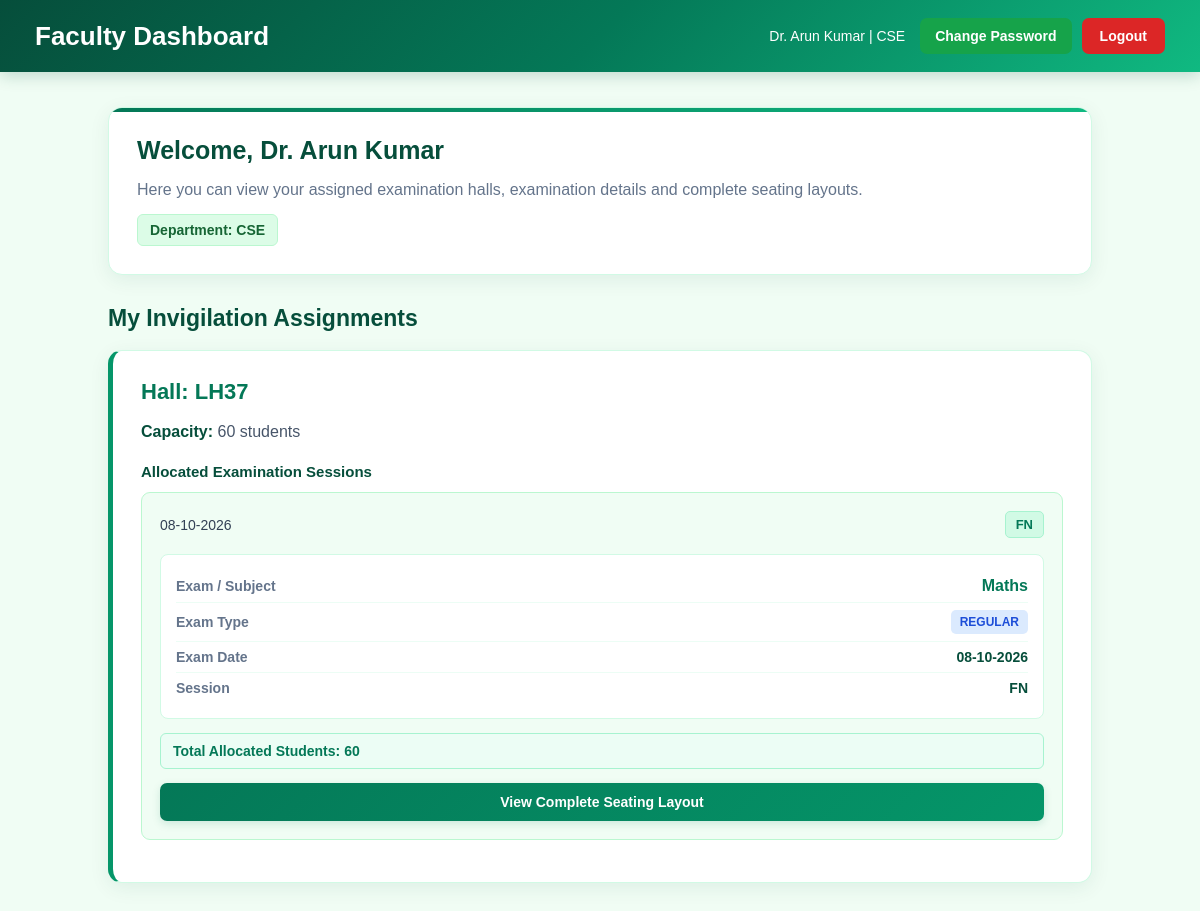
Screenshot of /faculty_dashboard.php (signed in) with the database file from the repository.
### tables this page shows
CREATE TABLE `room` (
  `room_id` int(11) NOT NULL,
  `room_no` varchar(20) NOT NULL,
  `capacity` int(11) NOT NULL
);

### faculty_dashboard.php (the view, shortened to what this page needs)
<?php
include 'db_connect.php';
$faculty_id = $_SESSION['faculty_id'];
$faculty_name = $_SESSION['faculty_name'];
$faculty_department = $_SESSION['faculty_department'];
$sql = "
    SELECT
        r.room_id,
        r.room_no,
        r.capacity
    FROM exam_invigilator ei
    INNER JOIN room r
        ON ei.room_id = r.room_id
    WHERE ei.faculty_id = ?
    ORDER BY r.room_no
";
$stmt = $conn->prepare($sql);
$stmt->bind_param("i", $faculty_id);
$stmt->execute();
$rooms_result = $stmt->get_result();
$rooms = [];
while ($room = $rooms_result->fetch_assoc()) {
    $room_id = $room['room_id'];
    $session_sql = "
        SELECT
            sa.allocation_date,
            sa.session,
            GROUP_CONCAT(
                DISTINCT e.subject
                ORDER BY e.subject
                SEPARATOR ', '
            ) AS subjects,
            GROUP_CONCAT(
                DISTINCT e.exam_type
                ORDER BY e.exam_type
                SEPARATOR ', '
            ) AS exam_types,
            COUNT(DISTINCT sa.student_id) AS student_count
        FROM seat_allocation sa
        INNER JOIN exam e
            ON sa.exam_id = e.exam_id
        WHERE sa.room_id = ?
        GROUP BY
            sa.allocation_date,
            sa.session
        ORDER BY
            sa.allocation_date DESC,
            sa.session
    ";
    $session_stmt = $conn->prepare($session_sql);
    $session_stmt->bind_param("i", $room_id);
    $session_stmt->execute();
    $session_result = $session_stmt->get_result();
    $sessions = [];
    while ($session = $session_result->fetch_assoc()) {
        $sessions[] = $session;
    }
    $room['sessions'] = $sessions;
    $rooms[] = $room;
}
?>
<!DOCTYPE html>
<html lang="en">
<head>
</head>
<body>
<div class="header">
    <h1>Faculty Dashboard</h1>
    <div class="header-right">
        <span class="faculty-info">
            <?php
            echo htmlspecialchars($faculty_name);
            ?>
            |
            <?php
            echo htmlspecialchars($faculty_department);
            ?>
        </span>
        <a
            href="faculty_change_password.php"
            class="change-password"
        >
            Change Password
        </a>
        <a
            href="faculty_logout.php"
            class="logout"
        >
            Logout
        </a>
    </div>
</div>
<div class="container">
    <div class="welcome-card">
        <h2>
            Welcome,
            <?php
            echo htmlspecialchars($faculty_name);
            ?>
        </h2>
        <p>
            Here you can view your assigned examination halls,
            examination details and complete seating layouts.
        </p>
        <span class="department">
            Department:
            <?php
            echo htmlspecialchars($faculty_department);
            ?>
        </span>
    </div>
    <h2 class="section-title">
        My Invigilation Assignments
    </h2>
    <?php if (count($rooms) > 0): ?>
        <?php foreach ($rooms as $room): ?>
            <div class="room-card">
                <h3>
                    Hall:
                    <?php
                    echo htmlspecialchars($room['room_no']);
                    ?>
                </h3>
                <div class="capacity">
                    <strong>Capacity:</strong>
                    <?php
                    echo htmlspecialchars($room['capacity']);
                    ?>
                    students
                </div>
                <div class="session-title">
                    Allocated Examination Sessions
                </div>
                <?php if (count($room['sessions']) > 0): ?>
                    <?php foreach ($room['sessions'] as $session): ?>
                        <div class="session-card">
                            <div class="session-top">
                                <span class="session-date">
                                    <?php
                                    echo date(
                                        "d-m-Y",
                                        strtotime(
                                            $session['allocation_date']
                                        )
                                    );
                                    ?>
                                </span>
                                <span class="session-badge">
                                    <?php
                                    echo htmlspecialchars(
                                        $session['session']
                                    );
                                    ?>
                                </span>
                            </div>
                            <div class="exam-info">
                                <div class="info-row">
                                    <span class="info-label">
                                        Exam / Subject
                                    </span>
                                    <span class="info-value subject-value">
                                        <?php
                                        echo htmlspecialchars(
                                            $session['subjects']
                                        );
                                        ?>
                                    </span>
                                </div>
                                <div class="info-row">
                                    <span class="info-label">
                                        Exam Type
                                    </span>
                                    <span class="info-value">
                                        <?php
                                        $exam_types = explode(
                                            ', ',
                                            $session['exam_types']
                                        );
                                        foreach ($exam_types as $type) {
                                            $class = '';
                                            if (
                                                strtoupper($type)
                                                === 'REGULAR'
                                            ) {
                                                $class = 'regular';
                                            } elseif (
                                                strtoupper($type)
                                                === 'SEMESTER'
                                            ) {
                                                $class = 'semester';
                                            }
                                            echo '<span class="exam-type '
                                                . $class
                                                . '">'
                                                . htmlspecialchars($type)
                                                . '</span> ';
                                        }
                                        ?>
                                    </span>
                                </div>
                                <div class="info-row">
                                    <span class="info-label">
                                        Exam Date
                                    </span>
                                    <span class="info-value">
                                        <?php
                                        echo date(
                                            "d-m-Y",
                                            strtotime(
                                                $session['allocation_date']
                                            )
                                        );
                                        ?>
                                    </span>
                                </div>
                                <div class="info-row">
                                    <span class="info-label">
                                        Session
                                    </span>
                                    <span class="info-value">
                                        <?php
                                        echo htmlspecialchars(
                                            $session['session']
                                        );
                                        ?>
                                    </span>
                                </div>
                            </div>
                            <div class="student-count">
                                Total Allocated Students:
                                <?php
                                echo htmlspecialchars(
                                    $session['student_count']
                                );
                                ?>
                            </div>
                            <a
                                href="faculty_seating_layout.php?room_id=<?php echo $room['room_id']; ?>&date=<?php echo urlencode($session['allocation_date']); ?>&session=<?php echo urlencode($session['session']); ?>"
                                class="layout-button"
                            >
                                View Complete Seating Layout
                            </a>
                        </div>
                    <?php endforeach; ?>
                <?php endif; ?>
            </div>
        <?php endforeach; ?>
    <?php endif; ?>
</div>
</body>
</html>

### faculty_dashboard.php (style rules this page uses)
* { box-sizing: border-box; }
body { margin: 0; font-family: Arial, Helvetica, sans-serif; background: #f0fdf4; color: #064e3b; }
.header { background: linear-gradient( 135deg, #064e3b, #047857, #10b981 ); color: white; padding: 18px 35px; display: flex; justify-content: space-between; align-items: center; min-height: 72px; box-shadow: 0 4px 15px rgba(6, 78, 59, 0.20); }
.header h1 { margin: 0; font-size: 26px; }
.header-right { display: flex; align-items: center; gap: 10px; }
.faculty-info { font-size: 14px; margin-right: 5px; font-weight: 500; }
.change-password { background: #16a34a; color: white; text-decoration: none; padding: 10px 15px; border-radius: 7px; font-size: 14px; font-weight: bold; transition: 0.3s; }
.logout { background: #dc2626; color: white; text-decoration: none; padding: 10px 18px; border-radius: 7px; font-size: 14px; font-weight: bold; transition: 0.3s; }
.container { width: 82%; max-width: 1100px; margin: 35px auto; }
.welcome-card { background: white; padding: 28px; border-radius: 14px; box-shadow: 0 5px 20px rgba(6, 78, 59, 0.08); margin-bottom: 30px; border: 1px solid #d1fae5; position: relative; overflow: hidden; }
.welcome-card::before { content: ""; position: absolute; top: 0; left: 0; width: 100%; height: 4px; background: linear-gradient( 90deg, #047857, #10b981 ); }
.welcome-card h2 { margin-top: 0; margin-bottom: 12px; color: #064e3b; font-size: 25px; }
.welcome-card p { color: #64748b; font-size: 16px; margin-bottom: 15px; }
.department { display: inline-block; background: #dcfce7; color: #166534; padding: 7px 12px; border-radius: 6px; font-size: 14px; font-weight: bold; border: 1px solid #bbf7d0; }
.section-title { font-size: 23px; margin-bottom: 18px; color: #064e3b; }
.room-card { background: white; border-radius: 14px; padding: 28px; margin-bottom: 25px; box-shadow: 0 5px 20px rgba(6, 78, 59, 0.08); border-left: 5px solid #059669; border-top: 1px solid #d1fae5; border-right: 1px solid #d1fae5; border-bottom: 1px solid #d1fae5; }
.room-card h3 { margin-top: 0; margin-bottom: 18px; color: #047857; font-size: 22px; }
.capacity { margin-bottom: 22px; color: #475569; }
.capacity strong { color: #064e3b; }
.session-title { font-weight: bold; color: #064e3b; margin-bottom: 12px; font-size: 15px; }
.session-card { background: #f0fdf4; border: 1px solid #bbf7d0; border-radius: 9px; padding: 18px; margin-bottom: 14px; }
.session-top { display: flex; justify-content: space-between; align-items: center; margin-bottom: 16px; gap: 10px; }
.session-date { font-size: 14px; color: #334155; font-weight: 500; }
.session-badge { background: #d1fae5; color: #047857; padding: 5px 10px; border-radius: 5px; font-size: 13px; font-weight: bold; border: 1px solid #a7f3d0; }
.exam-info { background: white; border: 1px solid #d1fae5; border-radius: 8px; padding: 15px; margin-bottom: 14px; }
.info-row { display: flex; justify-content: space-between; align-items: center; padding: 7px 0; border-bottom: 1px solid #ecfdf5; gap: 20px; }
.info-row:last-child { border-bottom: none; }
.info-label { color: #64748b; font-size: 14px; font-weight: 600; }
.info-value { color: #064e3b; font-size: 14px; font-weight: bold; text-align: right; }
.subject-value { color: #047857; font-size: 16px; font-weight: bold; }
.exam-type { display: inline-block; padding: 5px 9px; border-radius: 5px; font-size: 12px; font-weight: bold; }
.regular { background: #dbeafe; color: #1d4ed8; }
.student-count { background: #ecfdf5; border: 1px solid #a7f3d0; color: #047857; padding: 9px 12px; border-radius: 6px; font-weight: bold; font-size: 14px; margin-bottom: 14px; }
.layout-button { display: block; width: 100%; text-align: center; text-decoration: none; background: linear-gradient( 135deg, #047857, #059669 ); color: white; padding: 11px 15px; border-radius: 7px; font-size: 14px; font-weight: bold; transition: 0.3s; box-shadow: 0 3px 8px rgba(4, 120, 87, 0.15); }

### rows the page displays
room: room_no "LH37", capacity "60", allocation_date "08-10-2026", session "FN", subjects "Maths", type "REGULAR", student_count "60"

### other values shown
$faculty_name "Dr. Arun Kumar"
$faculty_department "CSE"
